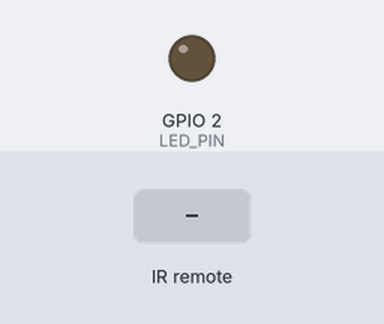
Recording of a sketch running on a simulated ESP8266 (NodeMCU). Shown: output pins drawn as LEDs (lit = HIGH). The test bench sets the inputs (shaded band). WiFi joins after 1.5 s; servers stay silent unless stated; what the sketch prints to the serial monitor is not drawn.

Above: at 3.2 s.
3.3 s: infrared code 0x807F02FD received
At 4.3 s:
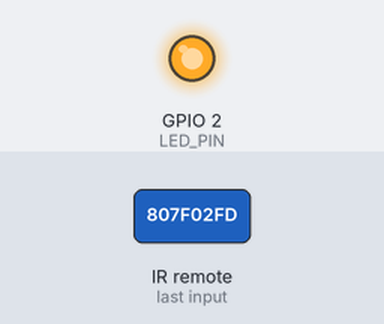
Timing chart, 0 to 6.3 s (numbered marks = the images above; inputs shaded):
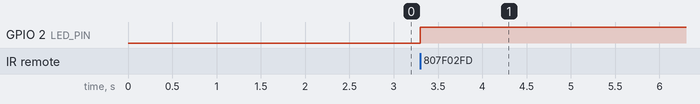

The sketch:

LampControleRemotoVersao3.ino
```cpp
#include <IRremoteESP8266.h>      // Biblioteca para controle infravermelho (IR)
#include <IRrecv.h>               // Biblioteca para receber sinais IR
#include <IRutils.h>              // Biblioteca utilitária para IR
#include <WiFi.h>                 // Biblioteca para conectividade Wi-Fi
#include <ESPAsyncWebServer.h>    // Biblioteca para servidor web assíncrono

const char* ssid = "Cobertura";          // Nome da rede Wi-Fi
const char* password = "Dev@!2024";      // Senha da rede Wi-Fi

const uint16_t RECV_PIN = 14;            // Pino de entrada do receptor IR
const uint16_t LED_PIN = 2;              // Pino do LED que representa a lâmpada
const uint32_t IR_CODE = 0x807F02FD;     // Código IR do botão que controla a lâmpada

IRrecv irrecv(RECV_PIN);                 // Instancia o receptor IR no pino especificado
decode_results results;                  // Armazena os resultados da decodificação IR
bool ledState = false;                   // Estado inicial da lâmpada (desligada)

AsyncWebServer server(80);               // Instancia um servidor web na porta 80

void setup() {
  Serial.begin(115200);                  // Inicializa a comunicação serial para depuração
  pinMode(LED_PIN, OUTPUT);              // Configura o pino do LED como saída
  irrecv.enableIRIn();                   // Habilita o receptor IR para começar a receber sinais

  WiFi.begin(ssid, password);            // Conecta ao Wi-Fi com o SSID e senha especificados
  while (WiFi.status() != WL_CONNECTED) { // Espera até a conexão Wi-Fi ser estabelecida
    delay(1000);
    Serial.println("Conectando ao WiFi...");
  }
  Serial.println("Conectado ao WiFi");   // Imprime uma mensagem de sucesso na conexão
  Serial.print("Endereço IP: ");
  Serial.println(WiFi.localIP());        // Imprime o endereço IP do ESP32 na rede

  // Define a página principal da web com HTML e estilo
  server.on("/", HTTP_GET, [](AsyncWebServerRequest *request){
    String html = R"rawliteral(
    <!DOCTYPE html>
    <html lang='en'>
    <head>
      <meta charset='UTF-8'>
      <title>Status da Lâmpada</title>
      <style>
        body {
          background-color: #1e1e2e;
          color: #f3f3f3;
          display: flex;
          justify-content: center;
          align-items: center;
          height: 100vh;
          font-family: Arial, sans-serif;
          margin: 0;
        }
        .container {
          text-align: center;
          padding: 20px;
          border-radius: 15px;
          background-color: #333;
          box-shadow: 0 4px 8px rgba(0, 0, 0, 0.3);
        }
        .lamp-status {
          font-size: 3em;
          margin-top: 20px;
        }
      </style>
      <script>
        setInterval(async () => {
          const response = await fetch('/lampada-status'); // Faz uma requisição para o status da lâmpada
          const data = await response.json();
          document.getElementById('lamp-status').innerText = data.status; // Atualiza o texto com o status recebido
        }, 1000);
      </script>
    </head>
    <body>
      <div class='container'>
        <h1>Status da Lâmpada</h1>
        <div class='lamp-status' id='lamp-status'>Desligada</div>
      </div>
    </body>
    </html>)rawliteral";
    request->send(200, "text/html", html);  // Envia a página HTML ao navegador do cliente
  });

  // Define a rota para obter o estado atual da lâmpada em formato JSON
  server.on("/lampada-status", HTTP_GET, [](AsyncWebServerRequest *request){
    String status = ledState ? "Ligada" : "Desligada";   // Determina o estado atual da lâmpada
    request->send(200, "application/json", "{\"status\": \"" + status + "\"}"); // Envia o estado como JSON
  });

  server.begin();                      // Inicia o servidor web
}

void loop() {
  if (irrecv.decode(&results)) {       // Verifica se há um sinal IR recebido
    if (results.value == IR_CODE) {    // Verifica se o código IR é o esperado
      ledState = !ledState;            // Alterna o estado da lâmpada
      digitalWrite(LED_PIN, ledState); // Atualiza o LED com o novo estado
    }
    irrecv.resume();                   // Aguarda o próximo sinal IR
  }
}
```

Measured:
- after the input at 3.3 s, GPIO 2 (LED_PIN): LOW → HIGH at once
